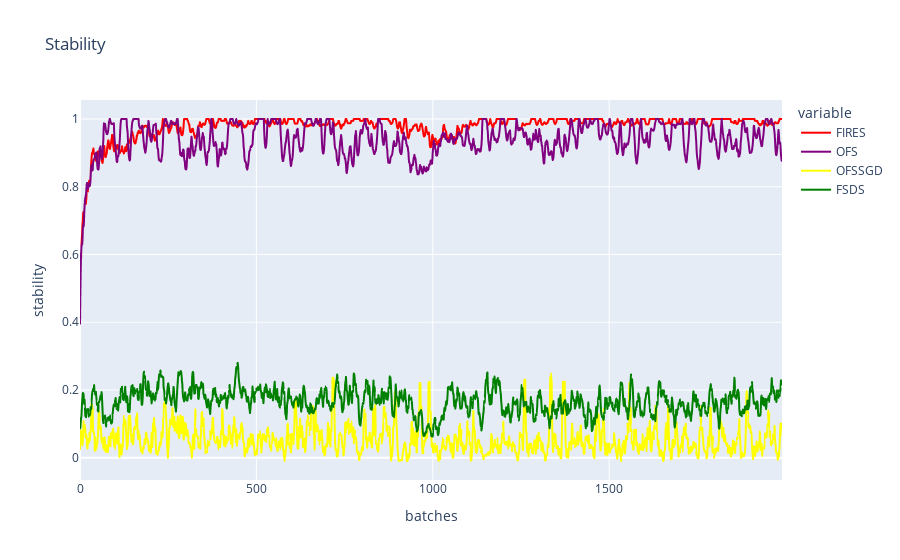

The cell this chart's notebook holds for it:
### Code cell
# stability
title = "Stability"
col_names = ["FIRES", "OFS", "OFSSGD", "FSDS"]
d = {"FIRES":fires_stability, "OFS":ofs_stability, "OFSSGD":ofssgd_stability, "FSDS":fsds_stability} #"random":random_stability 'FSDS': 'green',
df = pd.DataFrame(d, columns=col_names)
fig = px.line(df, y = col_names, title=title, labels={"index":"batches", "value":"stability"},color_discrete_map={'FIRES': 'red', 
                                                    'OFS': 'purple', "OFSSGD":"yellow",'FSDS': 'green'} )
stability_trace = fig['data']
fig.write_image("{}/stability.{}".format(folder, export_type))
fig.show()

### Figure 1 — Plotly figure (JSON) as saved in the notebook; plotly's stock layout.template omitted (floating-point values rounded to 4 significant figures; data arrays with more than 128 entries replaced by an {"elided": "..."} marker saying what was removed)
{"data": [{"hovertemplate": "variable=FIRES<br>batches=%{x}<br>stability=%{y}<extra></extra>", "legendgroup": "FIRES", "line": {"color": "red", "dash": "solid"}, "mode": "lines", "name": "FIRES", "showlegend": true, "type": "scattergl", "x": {"elided": "1991 int values"}, "xaxis": "x", "y": {"elided": "1991 float values"}, "yaxis": "y"}, {"hovertemplate": "variable=OFS<br>batches=%{x}<br>stability=%{y}<extra></extra>", "legendgroup": "OFS", "line": {"color": "purple", "dash": "solid"}, "mode": "lines", "name": "OFS", "showlegend": true, "type": "scattergl", "x": {"elided": "1991 int values"}, "xaxis": "x", "y": {"elided": "1991 float values"}, "yaxis": "y"}, {"hovertemplate": "variable=OFSSGD<br>batches=%{x}<br>stability=%{y}<extra></extra>", "legendgroup": "OFSSGD", "line": {"color": "yellow", "dash": "solid"}, "mode": "lines", "name": "OFSSGD", "showlegend": true, "type": "scattergl", "x": {"elided": "1991 int values"}, "xaxis": "x", "y": {"elided": "1991 float values"}, "yaxis": "y"}, {"hovertemplate": "variable=FSDS<br>batches=%{x}<br>stability=%{y}<extra></extra>", "legendgroup": "FSDS", "line": {"color": "green", "dash": "solid"}, "mode": "lines", "name": "FSDS", "showlegend": true, "type": "scattergl", "x": {"elided": "1991 int values"}, "xaxis": "x", "y": {"elided": "1991 float values"}, "yaxis": "y"}], "layout": {"legend": {"title": {"text": "variable"}, "tracegroupgap": 0}, "title": {"text": "Stability"}, "xaxis": {"anchor": "y", "domain": [0, 1], "title": {"text": "batches"}}, "yaxis": {"anchor": "x", "domain": [0, 1], "title": {"text": "stability"}}}}
